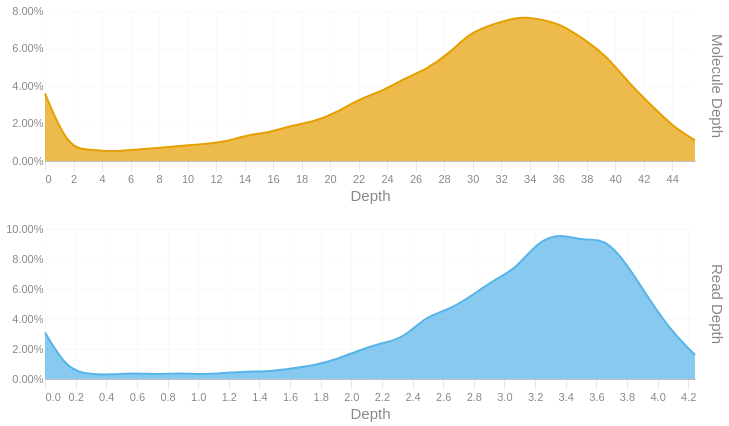

The cell this chart's notebook holds for it:
### Code cell
readdep = depth_hist(tb['Read Depth'], q99, 3)
readdep = readdep.with_columns(pl.lit('Read Depth').alias('Metric'))
if not SKIPLR:
    moldep = depth_hist(tb['Molecule Depth'], mol_q99, 1)
    moldep = moldep.with_columns(pl.lit('Molecule Depth').alias('Metric'))
    _hist = pl.concat([readdep, moldep])
    _hist = _hist.filter(pl.col('Proportion') != 0)
    with SafeRender(_hist):
        (
            alt.Chart(_hist)        
            .mark_area(interpolate = "basis")
            .encode(
                x=alt.X('Bin:Q').scale(domainMin=0).axis(alt.Axis(title='Depth')),
                y = alt.Y('Proportion:Q', title = None).axis(format = '.2%'),
                color = alt.Color('Metric:N').legend(None),
                row = alt.Row("Metric:N").header(title = None, labelOrient = 'right'),
                tooltip = [
                    alt.Tooltip("Metric:N", title = "Metric"),
                    alt.Tooltip('Interval:N', title = "Depth Interval"),
                    alt.Tooltip('Proportion:Q', title = "% Alignments").format('.2%')
                ]
            )
            .resolve_scale(x='independent', y='independent')
            .properties(
                height = 150, width = 650,
                usermeta={'embedOptions': {'downloadFileName': f'{samplename}.depth.hist'}}
            )
        ).display()
else:
    readdep = readdep.filter(pl.col('Proportion') != 0)
    with SafeRender(readdep):
        (
            alt.Chart(readdep)        
            .mark_area(interpolate = "basis")
            .encode(
                x=alt.X('Bin:Q').scale(domainMin=0).axis(alt.Axis(title='Depth')),
                y = alt.Y('Proportion:Q', title = None).axis(format = '.2%'),
                tooltip = [
                    alt.Tooltip('Interval:N', title = "Depth Interval"),
                    alt.Tooltip('Proportion:Q', title = "% Alignments").format('.2%')
                ]
            )
            .properties(
                usermeta={'embedOptions': {'downloadFileName': f'{samplename}.depth.hist'}}
            )
        ).display()

### Figure 1 — Vega-Lite specification as saved in the notebook (floating-point values rounded to 4 significant figures)
{"width": 650, "height": 150, "config": {"title": {"anchor": "start", "dy": -15, "fontSize": 18, "color": "#888888", "subtitleColor": "#888888", "subtitleFontSize": 14}, "arc": {"fill": "#0072B2"}, "axis": {"domainColor": "#888888", "domainWidth": 0.5, "gridWidth": 0.2, "grid": false, "titleFontWeight": 400, "titleFontSize": 15, "labelFontSize": 11, "labelColor": "#888888", "tickColor": "#888888", "tickWidth": 0.2, "titleColor": "#888888"}, "axisBand": {"grid": false}, "axisX": {"grid": true, "tickSize": 10, "domainCap": "round"}, "axisY": {"domain": false, "grid": true, "tickSize": 0, "domainCap": "round"}, "background": "transparent", "header": {"labelFontSize": 15, "labelColor": "#888888", "titleFontSize": 15, "titleFontWeight": 600, "titleColor": "#888888"}, "legend": {"labelFont": "sans-serif", "labelFontSize": 12, "labelColor": "#888888", "symbolSize": 100, "symbolType": "circle", "titleFontSize": 12, "titlePadding": 10, "titleColor": "#888888", "title": null}, "range": {"category": ["#E69F00", "#56B4E9", "#009E73", "#F0E442", "#0072B2", "#D55E00", "#CC79A7", "#000000"], "diverging": ["#cfe8f3", "#a2d4ec", "#73bfe2", "#46abdb", "#1696d2", "#12719e"]}, "area": {"fill": "#0072B2", "fillOpacity": 0.7, "line": true, "strokeOpacity": 0.7}, "line": {"color": "#0072B2", "stroke": "#0072B2", "strokeWidth": 2}, "trail": {"color": "#0072B2", "stroke": "#0072B2", "strokeWidth": 0, "size": 1}, "point": {"filled": true, "fillOpacity": 1.0, "size": 95}, "text": {"color": "#888888", "fontSize": 11, "align": "right", "fontWeight": 400, "size": 11}, "bar": {"fill": "#0072B2", "stroke": null}, "view": {"stroke": null, "continuousWidth": 660, "continuousHeight": 400}}, "data": {"name": "data-a6ea6527c2c20980263d5e44cace589f"}, "mark": {"type": "area", "interpolate": "basis"}, "encoding": {"color": {"field": "Metric", "legend": null, "type": "nominal"}, "row": {"field": "Metric", "header": {"title": null, "labelOrient": "right"}, "type": "nominal"}, "tooltip": [{"field": "Metric", "title": "Metric", "type": "nominal"}, {"field": "Interval", "title": "Depth Interval", "type": "nominal"}, {"field": "Proportion", "format": ".2%", "title": "% Alignments", "type": "quantitative"}], "x": {"axis": {"title": "Depth"}, "field": "Bin", "scale": {"domainMin": 0}, "type": "quantitative"}, "y": {"axis": {"format": ".2%"}, "field": "Proportion", "title": null, "type": "quantitative"}}, "resolve": {"scale": {"x": "independent", "y": "independent"}}, "usermeta": {"embedOptions": {"downloadFileName": "S6_Kennetcook_3566.depth.hist"}}, "$schema": "https://vega.github.io/schema/vega-lite/v6.1.0.json", "datasets": {"data-a6ea6527c2c20980263d5e44cace589f": [{"Bin": 0.0, "Interval": "0.0-0.146", "Proportion": 0.031, "Metric": "Read Depth"}, {"Bin": 0.146, "Interval": "0.146-0.293", "Proportion": 0.006, "Metric": "Read Depth"}, {"Bin": 0.293, "Interval": "0.293-0.439", "Proportion": 0.003, "Metric": "Read Depth"}, {"Bin": 0.439, "Interval": "0.439-0.585", "Proportion": 0.003, "Metric": "Read Depth"}, {"Bin": 0.585, "Interval": "0.585-0.732", "Proportion": 0.004, "Metric": "Read Depth"}, {"Bin": 0.732, "Interval": "0.732-0.878", "Proportion": 0.003, "Metric": "Read Depth"}, {"Bin": 0.878, "Interval": "0.878-1.024", "Proportion": 0.004, "Metric": "Read Depth"}, {"Bin": 1.024, "Interval": "1.024-1.171", "Proportion": 0.003, "Metric": "Read Depth"}, {"Bin": 1.171, "Interval": "1.171-1.317", "Proportion": 0.004, "Metric": "Read Depth"}, {"Bin": 1.317, "Interval": "1.317-1.463", "Proportion": 0.005, "Metric": "Read Depth"}, {"Bin": 1.463, "Interval": "1.463-1.61", "Proportion": 0.005, "Metric": "Read Depth"}, {"Bin": 1.61, "Interval": "1.61-1.756", "Proportion": 0.007, "Metric": "Read Depth"}, {"Bin": 1.756, "Interval": "1.756-1.902", "Proportion": 0.009, "Metric": "Read Depth"}, {"Bin": 1.902, "Interval": "1.902-2.049", "Proportion": 0.013, "Metric": "Read Depth"}, {"Bin": 2.049, "Interval": "2.049-2.195", "Proportion": 0.019, "Metric": "Read Depth"}, {"Bin": 2.195, "Interval": "2.195-2.341", "Proportion": 0.024, "Metric": "Read Depth"}, {"Bin": 2.341, "Interval": "2.341-2.488", "Proportion": 0.027, "Metric": "Read Depth"}, {"Bin": 2.488, "Interval": "2.488-2.634", "Proportion": 0.042, "Metric": "Read Depth"}, {"Bin": 2.634, "Interval": "2.634-2.78", "Proportion": 0.046, "Metric": "Read Depth"}, {"Bin": 2.78, "Interval": "2.78-2.927", "Proportion": 0.055, "Metric": "Read Depth"}, {"Bin": 2.927, "Interval": "2.927-3.073", "Proportion": 0.066, "Metric": "Read Depth"}, {"Bin": 3.073, "Interval": "3.073-3.219", "Proportion": 0.073, "Metric": "Read Depth"}, {"Bin": 3.219, "Interval": "3.219-3.366", "Proportion": 0.092, "Metric": "Read Depth"}, {"Bin": 3.366, "Interval": "3.366-3.512", "Proportion": 0.097, "Metric": "Read Depth"}, {"Bin": 3.512, "Interval": "3.512-3.658", "Proportion": 0.092, "Metric": "Read Depth"}, {"Bin": 3.658, "Interval": "3.658-3.805", "Proportion": 0.094, "Metric": "Read Depth"}, {"Bin": 3.805, "Interval": "3.805-3.951", "Proportion": 0.076, "Metric": "Read Depth"}, {"Bin": 3.951, "Interval": "3.951-4.097", "Proportion": 0.052, "Metric": "Read Depth"}, {"Bin": 4.097, "Interval": "4.097-4.244", "Proportion": 0.031, "Metric": "Read Depth"}, {"Bin": 4.244, "Interval": "4.244-4.39", "Proportion": 0.016, "Metric": "Read Depth"}, {"Bin": 0.0, "Interval": "0.0-1.6", "Proportion": 0.036, "Metric": "Molecule Depth"}, {"Bin": 1.6, "Interval": "1.6-3.1", "Proportion": 0.007, "Metric": "Molecule Depth"}, {"Bin": 3.1, "Interval": "3.1-4.7", "Proportion": 0.006, "Metric": "Molecule Depth"}, {"Bin": 4.7, "Interval": "4.7-6.3", "Proportion": 0.005, "Metric": "Molecule Depth"}, {"Bin": 6.3, "Interval": "6.3-7.9", "Proportion": 0.006, "Metric": "Molecule Depth"}, {"Bin": 7.9, "Interval": "7.9-9.4", "Proportion": 0.007, "Metric": "Molecule Depth"}, {"Bin": 9.4, "Interval": "9.4-11.0", "Proportion": 0.008, "Metric": "Molecule Depth"}, {"Bin": 11.0, "Interval": "11.0-12.6", "Proportion": 0.009, "Metric": "Molecule Depth"}, {"Bin": 12.6, "Interval": "12.6-14.2", "Proportion": 0.01, "Metric": "Molecule Depth"}, {"Bin": 14.2, "Interval": "14.2-15.7", "Proportion": 0.014, "Metric": "Molecule Depth"}, {"Bin": 15.7, "Interval": "15.7-17.3", "Proportion": 0.015, "Metric": "Molecule Depth"}, {"Bin": 17.3, "Interval": "17.3-18.9", "Proportion": 0.019, "Metric": "Molecule Depth"}, {"Bin": 18.9, "Interval": "18.9-20.5", "Proportion": 0.021, "Metric": "Molecule Depth"}, {"Bin": 20.5, "Interval": "20.5-22.0", "Proportion": 0.026, "Metric": "Molecule Depth"}, {"Bin": 22.0, "Interval": "22.0-23.6", "Proportion": 0.033, "Metric": "Molecule Depth"}, {"Bin": 23.6, "Interval": "23.6-25.2", "Proportion": 0.037, "Metric": "Molecule Depth"}, {"Bin": 25.2, "Interval": "25.2-26.8", "Proportion": 0.044, "Metric": "Molecule Depth"}, {"Bin": 26.8, "Interval": "26.8-28.3", "Proportion": 0.049, "Metric": "Molecule Depth"}, {"Bin": 28.3, "Interval": "28.3-29.9", "Proportion": 0.057, "Metric": "Molecule Depth"}, {"Bin": 29.9, "Interval": "29.9-31.5", "Proportion": 0.069, "Metric": "Molecule Depth"}, {"Bin": 31.5, "Interval": "31.5-33.1", "Proportion": 0.073, "Metric": "Molecule Depth"}, {"Bin": 33.1, "Interval": "33.1-34.6", "Proportion": 0.077, "Metric": "Molecule Depth"}, {"Bin": 34.6, "Interval": "34.6-36.2", "Proportion": 0.076, "Metric": "Molecule Depth"}, {"Bin": 36.2, "Interval": "36.2-37.8", "Proportion": 0.073, "Metric": "Molecule Depth"}, {"Bin": 37.8, "Interval": "37.8-39.4", "Proportion": 0.065, "Metric": "Molecule Depth"}, {"Bin": 39.4, "Interval": "39.4-40.9", "Proportion": 0.056, "Metric": "Molecule Depth"}, {"Bin": 40.9, "Interval": "40.9-42.5", "Proportion": 0.042, "Metric": "Molecule Depth"}, {"Bin": 42.5, "Interval": "42.5-44.1", "Proportion": 0.03, "Metric": "Molecule Depth"}, {"Bin": 44.1, "Interval": "44.1-45.6", "Proportion": 0.018, "Metric": "Molecule Depth"}, {"Bin": 45.6, "Interval": "45.6-47.22", "Proportion": 0.011, "Metric": "Molecule Depth"}]}}
